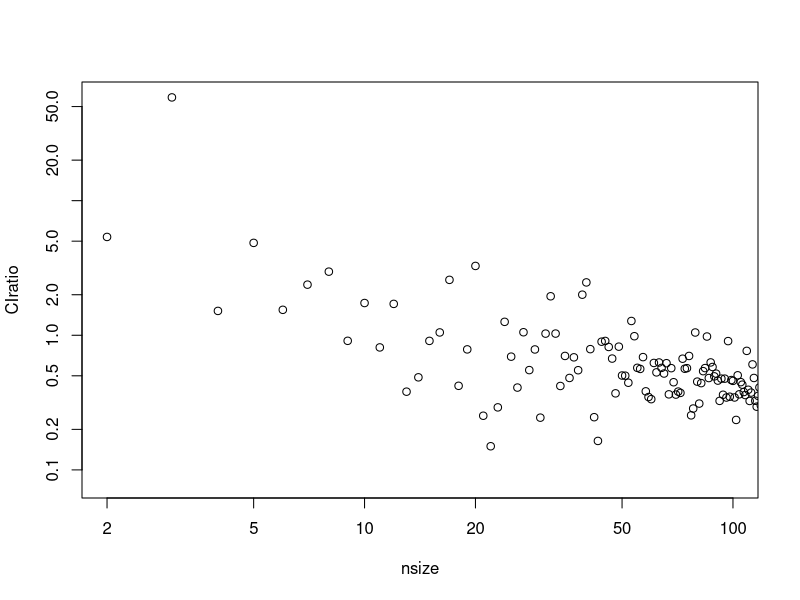

Source code (R): (Note: this script raises an error after producing the figure.)
n <- 10
ave <- 10
disp <- 1

data <- data.frame(stringsAsFactors=FALSE,
                   NOEC=rlnorm(n,meanlog=ave,sdlog=disp),
                   idnum=seq(1:n)
)

data <- data[order(data$NOEC,decreasing=T), ]

data$percorder <- 1+(1/n)-order(data$NOEC, decreasing=T)/max(data$idnum)
fitobj <- MASS::fitdistr(data$NOEC,densfun="lognormal")
meandist2 <- rnorm(100,mean=fitobj$estimate[1],sd=fitobj$sd[[1]])
sddist2 <- rnorm(100,mean=fitobj$estimate[[2]],sd=fitobj$sd[[2]])
probvec <- c(0.01,0.025,0.05,0.1,0.2,0.3,0.4,0.5,0.6,0.7,0.8,0.9,0.95,0.975,0.99)
dfbigtest <- expand.grid(mean=meandist2,sd=sddist2,prob=probvec)
dfbigtest$estimate <- qlnorm(dfbigtest$prob,meanlog=dfbigtest$mean,sdlog=dfbigtest$sd, lower.tail=T)


simulate <- function(x) {
  n <- x
  ave <- 3.9094433
  disp <- 2.5785167
  
  data <- data.frame(stringsAsFactors=FALSE,
                     NOEC=rlnorm(n,meanlog=ave,sdlog=disp),
                     idnum=seq(1:n)
  )
  
  data <- data[order(data$NOEC,decreasing=T), ]
  
  data$percorder <- 1+(1/n)-order(data$NOEC, decreasing=T)/max(data$idnum)
  fitobj <- MASS::fitdistr(data$NOEC,densfun="lognormal")
  meandist2 <- rnorm(100,mean=fitobj$estimate[1],sd=fitobj$sd[[1]])
  sddist2 <- rnorm(100,mean=fitobj$estimate[[2]],sd=fitobj$sd[[2]])
  probvec <- c(0.01,0.025,0.05,0.1,0.2,0.3,0.4,0.5,0.6,0.7,0.8,0.9,0.95,0.975,0.99)
  dfbigtest <- expand.grid(mean=meandist2,sd=sddist2,prob=probvec)
  dfbigtest$estimate <- qlnorm(dfbigtest$prob,meanlog=dfbigtest$mean,sdlog=dfbigtest$sd, lower.tail=T)
  #quantile(dfbigtest$estimate[dfbigtest$prob==0.05], probs=0.05, na.rm=T, names=F)/median(dfbigtest$estimate[dfbigtest$prob==0.05])
  #quantile(dfbigtest$estimate[dfbigtest$prob==0.05], probs=0.05, na.rm=T, names=F)
  #median(dfbigtest$estimate[dfbigtest$prob==0.05])
  #sd(dfbigtest$estimate[dfbigtest$prob==0.05], na.rm=T)/median(dfbigtest$estimate[dfbigtest$prob==0.05],na.rm=T)
  IQR(dfbigtest$estimate[dfbigtest$prob==0.05],  na.rm=T)
}

simulate(15)
simulate(17)
simulate(15:17)

sim2 <- Vectorize(simulate)
sim2(15)
sim2(15:17)

testdf <- data.frame(nsize=c(2:1000))
testdf$CIratio <- sim2(testdf$nsize)#sapply(testdf$nsize,simulate)

plot(CIratio~nsize, data=testdf, log="xy", xlim=c(2,100), ylim=c(min(testdf$CIratio, na.rm=T),max(testdf$CIratio, na.rm=T)))

m <- matrix(data=NA, nrow=100, ncol=10)
for (i in 2:100) {
  for (j in 1:10) {
    m[i,j] <- Vectorize(simulate(i))
  }
}
m
rownames(m) <- 1:100
m
m <- data.frame(m)
m
m$sampsize <- as.numeric(rownames(m))
m
m <- gather(m, key=runnumber, value=value, -sampsize)
m
plot(value~sampsize, data=m, log="xy")
m2 <- m %>%
  group_by(sampsize) %>%
  summarise(medianv = median(value, na.rm=T),
            meanv = mean(value, na.rm=T)) %>%
  arrange(sampsize)
m2
plot(meanv~sampsize, data=m2, type="b", log="")
plot(density(m$value[m$sampsize==10]))

mfit <- nls(value~b+max(value,na.rm=T)*exp(-a*sampsize), data=m, start=list(a=1,b=1))
mfit
mobj <- summary(mfit)
mobj$coefficients[1,1]
mobj$coefficients[2,1]
m$predict <- mobj$coefficients[1,1]+max(m$value, na.rm=T)*exp(-mobj$coefficients[2,1]*m$sampsize)
head(m, 20)


mfit2 <- nls(meanv~b+max(meanv,na.rm=T)*exp(-a*sampsize), data=m2, start=list(a=1, b=1))
mfit2
mobj2 <- summary(mfit2)
mobj2$coefficients[1,1]
mobj2$coefficients[2,1]
m2$predict <- mobj2$coefficients[1,1]+max(m2$meanv, na.rm=T)*exp(-0.284*m2$sampsize)
#m2$predict2 <- predict(mfit2, sampesize=m2$sampsize)
head(m2, 20)





plot(value~sampsize, data=m, log="", xlim=c(1,100), ylim=c(0.1,20))
curve(mobj$coefficients[1,1]+max(m$value, na.rm=T)*exp(-mobj$coefficients[2,1]*x), from=2, to=100, n=99, add=T)
points(predict~sampsize, data=m, type="l")

plot(value~sampsize, data=m, log="y")
curve(mobj$coefficients[1,1]+max(m$value, na.rm=T)*exp(-mobj$coefficients[2,1]*x), from=2, to=100, n=99, add=T)
points(predict~sampsize, data=m, type="l")


plot(meanv~sampsize, data=m2,  log="")
points(predict~sampsize, data=m2, type="l")
curve(mobj2$coefficients[1,1]+max(m$value, na.rm=T)*exp(-mobj2$coefficients[2,1]*x), from=2, to=100, n=99, add=T)

plot(meanv~sampsize, data=m2,  log="", xlim=c(0,30),ylim=c(0,15))
points(predict~sampsize, data=m2, type="l")
curve(mobj2$coefficients[1,1]+max(m2$meanv, na.rm=T)*exp(-mobj2$coefficients[2,1]*x), from=2, to=100, n=99, add=T)

